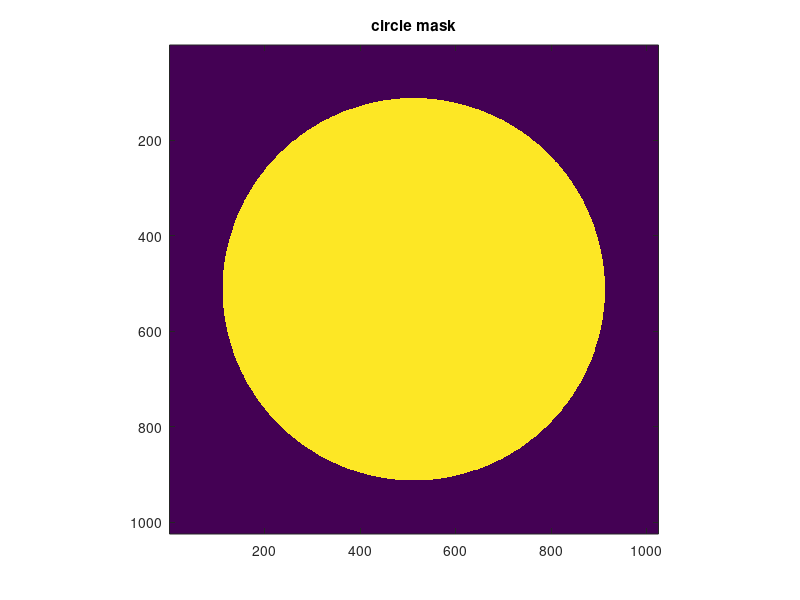

This figure's MATLAB source: (Note: this script raises an error after producing the figure.)
%% check_cobj_rescale_crop.m


% Create circle mask
imageSizeX = 1024;
imageSizeY = 1024;

[X, Y] = meshgrid(1:imageSizeX, 1:imageSizeY);

% Next create the circle in the image.
centerX = imageSizeX / 2;
centerY = imageSizeY / 2;
radius  = 400;

% translate
shift_x = 0; % (positive shifts make the circle go right, negative shifts make the circle go left)
shift_y = 0; % (positive shifts make the circle go down, negative shifts make the circle go up)
centerX = centerX + shift_x;
centerY = centerY + shift_y;

circlePixels = (Y - centerY).^2 ...
    + (X - centerX).^2 <= radius.^2;

figure;
imagesc(circlePixels) ;
title('circle mask');
axis square;


%% Load rescaled images

d = dir(fullfile(pwd,'*.png'));

clear nPixels ratio;

for ii = 1;%:length(d)
    fname = fullfile(d(ii).folder,d(ii).name);
    [im, map, alpha] = imread(fname);
        
    % Crop the image to the bounding box.
    circlePixelsRGB = bsxfun(@times, im, cast(circlePixels, class(im)));
    props = regionprops(circlePixels, 'BoundingBox');
    maskedImage = imcrop(circlePixelsRGB, props.BoundingBox);
    
    circleAlpha = bsxfun(@times, alpha, cast(circlePixels, class(alpha)));
    maskedAlpha = imcrop(circleAlpha,props.BoundingBox);
    
    
%     figure;
%     imagesc(maskedImage,'AlphaData',maskedAlpha);
    
    circleAlpha_bool = logical(circleAlpha);
    
    sz = size(maskedImage(circleAlpha_bool));
    nPixels(ii) = sz(1);
    ratio(ii) = sz(1)/sum(circlePixels(:));
    
    % get longest axis
    stats = regionprops(maskedAlpha,'Centroid',...
    'MajorAxisLength','MinorAxisLength','Eccentricity','Orientation');
    
    %% draw ellipse around longest angle
    phi = linspace(0,2*pi,50);
    cosphi = cos(phi); sinphi = sin(phi);
    figure; imagesc(maskedImage)
    hold on; 

    cmap = parula(10);

    for kk = 1:10

        xbar = stats(kk).Centroid(1);
        ybar = stats(kk).Centroid(2);
        a = stats(kk).MajorAxisLength/2;
        b = stats(kk).MinorAxisLength/2;
        theta = pi*stats(kk).Orientation/180;
        R = [ cos(theta) sin(theta)
            -sin(theta) cos(theta)];
        xy = [a*cosphi; b*sinphi];
        xy = R*xy;
        x = xy(1,:) + xbar;
        y = xy(2,:) + ybar;

        hold all;
        plot(stats(kk).Centroid(1),stats(kk).Centroid(2),'*','color',cmap(kk,:))
        plot(x,y,'color',cmap(kk,:),'LineWidth',2);
        title(kk)
        
%         waitforbuttonpress;
        
    end

    final_idx = [];
    im_majorAxisLength(ii) = stats(final_idx).MajorAxisLength;
end


%% Remove face image
nPixels(89) = [];
ratio(89) = [];

%% Plot the area 
num_objs = 22;
cat_name = {'bear','car','giraffe','parrot','banana', 'pizza','church', 'house', 'watertower','brush','drill','bus','suv'};
new_cat = 1:num_objs:length(ratio);

vline_x = (num_objs:num_objs:length(d));
vline_x = repmat(vline_x',1,2);

vline_y = repmat([0 0.5],1,length(vline_x));

for jj = 1:length(new_cat)
    within_cat_mn_ratio(jj) = mean(ratio(new_cat(jj):(new_cat(jj)+21)));
    within_cat_st_ratio(jj) = std(ratio(new_cat(jj):(new_cat(jj)+21)));
    within_cat_mn_abs(jj) = mean(nPixels(new_cat(jj):(new_cat(jj)+21)));
    within_cat_st_abs(jj) = std(nPixels(new_cat(jj):(new_cat(jj)+21)));
end



%% Plot object area ratio, and std
figure; stem(ratio); 
hold all;
plot(vline_x',vline_y','r-') 
plot([0,length(d)],[mean(ratio),mean(ratio)],'g-', 'linewidth',3)
plot([0,length(d)],[mean(ratio)-std(ratio),mean(ratio)-std(ratio)],'g:', 'linewidth',3)
plot([0,length(d)],[mean(ratio)+std(ratio),mean(ratio)+std(ratio)],'g:', 'linewidth',3)
ylabel('image to aperture size ratio (pixels)')
xlabel('image nr')
set(gca,'FontSize',14)

% yyaxis right
% plot([(num_objs/2):num_objs:length(ratio)],within_cat_st_ratio,'bo-');  
% ylabel('within im category std')

yyaxis right
plot([1:length(im_majorAxisLength)],im_majorAxisLength,'bo-');  
ylabel('Longest axis (pixels)')
